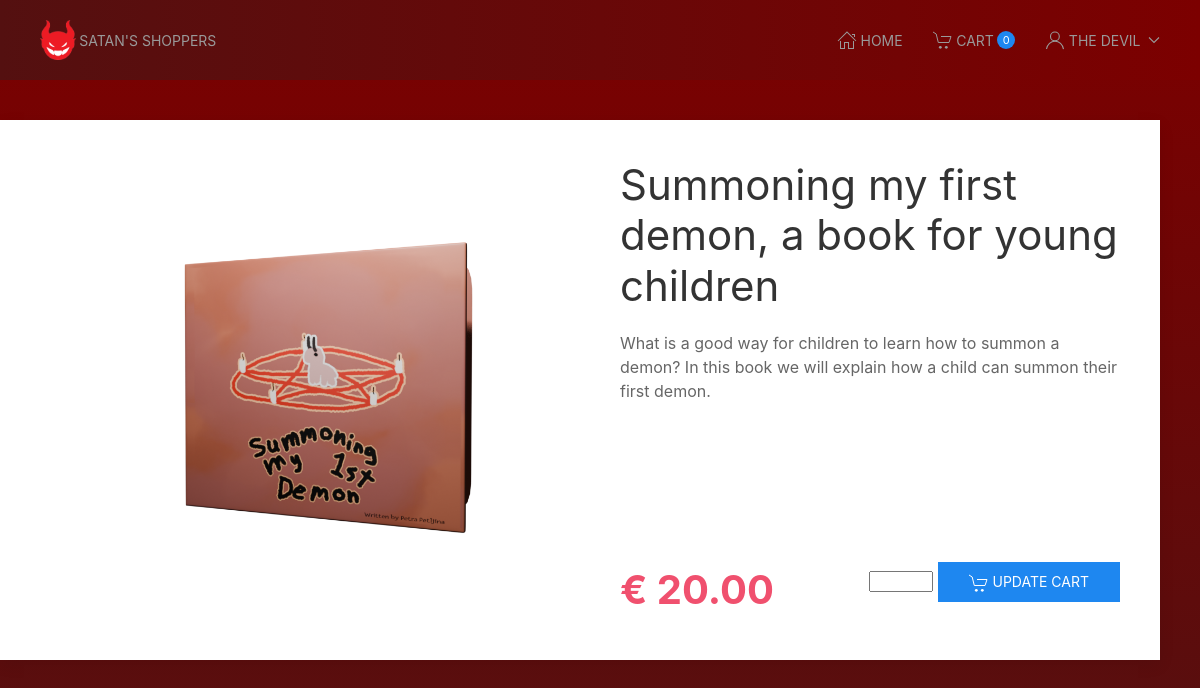
Screenshot of /dev/product.php?id=3 (signed in) with the database file from the repository.
### tables this page shows
CREATE TABLE `products` (
  `id` int(11) NOT NULL,
  `price` decimal(6,2) NOT NULL,
  `name` varchar(255) NOT NULL,
  `description` varchar(255) NOT NULL,
  `image` varchar(255) NOT NULL,
  `category_id` int(255) NOT NULL
);

### dev/product.php (the view)
<?php
include_once("templates/head.inc.php");
$product = null;
$quantity = 1;
if(isset($_GET['id'])){
	$statement = $conn->prepare("SELECT name, price, description, image FROM products WHERE id = ?");
	$statement->execute([$_GET['id']]);
	$product = $statement->fetch();
	if(!empty($_SESSION["username"]) || isset($_SESSION["username"])){
		$statement = $conn->prepare("SELECT id FROM users WHERE username = ?");
		$statement->execute([$_SESSION["username"]]);
		$user_id = $statement->fetch();
		if(!empty($user_id)){
			$statement = $conn->prepare("SELECT id FROM `shopping-cart` WHERE user_id = ?");
			$statement->execute([$user_id['id']]);
			$cart_id = $statement->fetch();
			if(!empty($cart_id)){
				$statement = $conn->prepare("SELECT amount FROM `cart-items` WHERE cart_id = ? AND product_id = ?");
				$statement->execute([$cart_id['id'], $_GET['id']]);
				$quantity = $statement->fetch();
			}
		}
	}
}
?>
      <main class="uk-container uk-padding">
         <div class="uk-grid">
            <section class="uk-width-1">
               <div class="uk-grid uk-card uk-card-default">
                  <section class="uk-width-1-2 uk-card-media-left">
<?php if(!empty($product) && isset($product)): ?>
                     <img src="<?= 'img/' . $product['image']; ?>" class="" alt="" title="" />
                  </section>
                  <section class="uk-width-1-2 uk-card-body uk-flex uk-flex-column uk-flex-between">
                     <div class="">
                        <h1><?= $product['name']; ?></h1>
                        <p class="">
<?= $product["description"]; ?>
                        </p>
                     </div>
                     <div class="uk-flex uk-flex-between uk-flex-middle">
                        <div class="price-block">
                           <p class="product-view__price uk-text-bold uk-text-danger uk-text-left uk-text-bolder">&euro; <?= $product["price"]; ?></p>
                        </div>
                        <div>
<?php if(!empty($_SESSION["username"])):  ?>
			   <form method="POST" action="src/Formhandlers/Product_handler.php?id=<?= $_GET['id'] ?>" "uk-width-1-1 uk-flex uk-flex-center">
			   <input type="number" name="quantity" value="<?= $quantity; ?>" min="1" max="666">
                           <button class="uk-button uk-button-primary" type="submit">
                              <span uk-icon="icon: cart"></span>
                              Update Cart
                           </button>
</form>
<?php endif; ?>
                        </div>
                     </div>
<?php
else:
	echo "<h1><br>Product not found</h1><br><br><br><br><br><br><br><br><br><br><br><br><br><br><br><br><br><br>";
endif;
?>
                  </section>
               </div>
            </section>
         </div>
      </main>
<?php
include_once("templates/foot.inc.php");

### dev/css/style.css (style rules this page uses)
.product-view__price { font-size: 2.5rem; margin: 0; }

### rows the page displays
products: image (picture), name "Summoning my first demon, a book for young children", description "What is a good way for children to learn how to summon a demon? In this book we will explain how a child can summon their first demon.", price "20.00"

### other values shown
$total_products['SUM(amount)'] "0"
$_SESSION["username"] "THE DEVIL"
